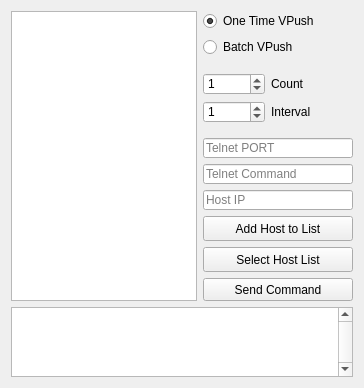
<?xml version="1.0" encoding="UTF-8"?>
<ui version="4.0">
 <class>AppMainWindow</class>
 <widget class="QMainWindow" name="AppMainWindow">
  <property name="geometry">
   <rect>
    <x>0</x>
    <y>0</y>
    <width>364</width>
    <height>388</height>
   </rect>
  </property>
  <property name="sizePolicy">
   <sizepolicy hsizetype="Expanding" vsizetype="Expanding">
    <horstretch>0</horstretch>
    <verstretch>0</verstretch>
   </sizepolicy>
  </property>
  <property name="minimumSize">
   <size>
    <width>364</width>
    <height>388</height>
   </size>
  </property>
  <property name="maximumSize">
   <size>
    <width>429</width>
    <height>474</height>
   </size>
  </property>
  <property name="windowTitle">
   <string>Telnet Asistant V1.1</string>
  </property>
  <widget class="QWidget" name="centralWidget">
   <property name="sizePolicy">
    <sizepolicy hsizetype="Expanding" vsizetype="Expanding">
     <horstretch>0</horstretch>
     <verstretch>0</verstretch>
    </sizepolicy>
   </property>
   <layout class="QVBoxLayout" name="verticalLayout_8">
    <item>
     <layout class="QVBoxLayout" name="verticalLayout_7">
      <item>
       <layout class="QHBoxLayout" name="horizontalLayout_4">
        <item>
         <layout class="QVBoxLayout" name="verticalLayout_6">
          <item>
           <widget class="QListView" name="LV_hostList">
            <property name="sizePolicy">
             <sizepolicy hsizetype="Expanding" vsizetype="Expanding">
              <horstretch>0</horstretch>
              <verstretch>0</verstretch>
             </sizepolicy>
            </property>
            <property name="minimumSize">
             <size>
              <width>100</width>
              <height>100</height>
             </size>
            </property>
            <property name="maximumSize">
             <size>
              <width>200</width>
              <height>360</height>
             </size>
            </property>
           </widget>
          </item>
         </layout>
        </item>
        <item>
         <layout class="QVBoxLayout" name="verticalLayout_4">
          <item>
           <layout class="QVBoxLayout" name="verticalLayout_3">
            <item>
             <widget class="QRadioButton" name="RB_oneTimeTel">
              <property name="sizePolicy">
               <sizepolicy hsizetype="Fixed" vsizetype="Fixed">
                <horstretch>0</horstretch>
                <verstretch>0</verstretch>
               </sizepolicy>
              </property>
              <property name="cursor">
               <cursorShape>PointingHandCursor</cursorShape>
              </property>
              <property name="text">
               <string>One Time VPush</string>
              </property>
              <property name="checked">
               <bool>true</bool>
              </property>
             </widget>
            </item>
            <item>
             <widget class="QRadioButton" name="RB_batchTelnet">
              <property name="sizePolicy">
               <sizepolicy hsizetype="Fixed" vsizetype="Fixed">
                <horstretch>0</horstretch>
                <verstretch>0</verstretch>
               </sizepolicy>
              </property>
              <property name="cursor">
               <cursorShape>PointingHandCursor</cursorShape>
              </property>
              <property name="text">
               <string>Batch VPush</string>
              </property>
             </widget>
            </item>
           </layout>
          </item>
          <item>
           <layout class="QVBoxLayout" name="verticalLayout">
            <item>
             <spacer name="verticalSpacer_2">
              <property name="orientation">
               <enum>Qt::Vertical</enum>
              </property>
              <property name="sizeHint" stdset="0">
               <size>
                <width>20</width>
                <height>40</height>
               </size>
              </property>
             </spacer>
            </item>
            <item>
             <layout class="QHBoxLayout" name="horizontalLayout">
              <item>
               <widget class="QSpinBox" name="SB_pollCount">
                <property name="sizePolicy">
                 <sizepolicy hsizetype="Expanding" vsizetype="Expanding">
                  <horstretch>0</horstretch>
                  <verstretch>0</verstretch>
                 </sizepolicy>
                </property>
                <property name="minimumSize">
                 <size>
                  <width>62</width>
                  <height>22</height>
                 </size>
                </property>
                <property name="maximumSize">
                 <size>
                  <width>62</width>
                  <height>23</height>
                 </size>
                </property>
                <property name="value">
                 <number>1</number>
                </property>
               </widget>
              </item>
              <item>
               <widget class="QLabel" name="label">
                <property name="sizePolicy">
                 <sizepolicy hsizetype="Expanding" vsizetype="Expanding">
                  <horstretch>0</horstretch>
                  <verstretch>0</verstretch>
                 </sizepolicy>
                </property>
                <property name="text">
                 <string>Count               </string>
                </property>
               </widget>
              </item>
             </layout>
            </item>
            <item>
             <layout class="QHBoxLayout" name="horizontalLayout_2">
              <item>
               <widget class="QSpinBox" name="SB_pollInterval">
                <property name="sizePolicy">
                 <sizepolicy hsizetype="Expanding" vsizetype="Expanding">
                  <horstretch>0</horstretch>
                  <verstretch>0</verstretch>
                 </sizepolicy>
                </property>
                <property name="minimumSize">
                 <size>
                  <width>62</width>
                  <height>22</height>
                 </size>
                </property>
                <property name="maximumSize">
                 <size>
                  <width>62</width>
                  <height>22</height>
                 </size>
                </property>
                <property name="value">
                 <number>1</number>
                </property>
               </widget>
              </item>
              <item>
               <widget class="QLabel" name="label_2">
                <property name="sizePolicy">
                 <sizepolicy hsizetype="Expanding" vsizetype="Expanding">
                  <horstretch>0</horstretch>
                  <verstretch>0</verstretch>
                 </sizepolicy>
                </property>
                <property name="text">
                 <string>Interval</string>
                </property>
               </widget>
              </item>
             </layout>
            </item>
           </layout>
          </item>
          <item>
           <spacer name="verticalSpacer">
            <property name="orientation">
             <enum>Qt::Vertical</enum>
            </property>
            <property name="sizeHint" stdset="0">
             <size>
              <width>20</width>
              <height>40</height>
             </size>
            </property>
           </spacer>
          </item>
          <item>
           <layout class="QVBoxLayout" name="verticalLayout_2">
            <item>
             <widget class="QLineEdit" name="TxB_telnetPort">
              <property name="sizePolicy">
               <sizepolicy hsizetype="Expanding" vsizetype="Expanding">
                <horstretch>0</horstretch>
                <verstretch>0</verstretch>
               </sizepolicy>
              </property>
              <property name="maximumSize">
               <size>
                <width>278</width>
                <height>20</height>
               </size>
              </property>
              <property name="placeholderText">
               <string>Telnet PORT</string>
              </property>
             </widget>
            </item>
            <item>
             <widget class="QLineEdit" name="TxB_telnetCommand">
              <property name="sizePolicy">
               <sizepolicy hsizetype="Expanding" vsizetype="Expanding">
                <horstretch>0</horstretch>
                <verstretch>0</verstretch>
               </sizepolicy>
              </property>
              <property name="maximumSize">
               <size>
                <width>278</width>
                <height>20</height>
               </size>
              </property>
              <property name="placeholderText">
               <string>Telnet Command</string>
              </property>
             </widget>
            </item>
            <item>
             <widget class="QLineEdit" name="TxB_addIPtoList">
              <property name="sizePolicy">
               <sizepolicy hsizetype="Expanding" vsizetype="Expanding">
                <horstretch>0</horstretch>
                <verstretch>0</verstretch>
               </sizepolicy>
              </property>
              <property name="minimumSize">
               <size>
                <width>110</width>
                <height>20</height>
               </size>
              </property>
              <property name="maximumSize">
               <size>
                <width>300</width>
                <height>20</height>
               </size>
              </property>
              <property name="placeholderText">
               <string>Host IP</string>
              </property>
             </widget>
            </item>
           </layout>
          </item>
          <item>
           <widget class="QPushButton" name="BT_addItemToList">
            <property name="sizePolicy">
             <sizepolicy hsizetype="Expanding" vsizetype="Expanding">
              <horstretch>0</horstretch>
              <verstretch>0</verstretch>
             </sizepolicy>
            </property>
            <property name="minimumSize">
             <size>
              <width>145</width>
              <height>25</height>
             </size>
            </property>
            <property name="maximumSize">
             <size>
              <width>300</width>
              <height>25</height>
             </size>
            </property>
            <property name="text">
             <string>Add Host to List</string>
            </property>
           </widget>
          </item>
          <item>
           <widget class="QPushButton" name="BT_openFile">
            <property name="enabled">
             <bool>true</bool>
            </property>
            <property name="sizePolicy">
             <sizepolicy hsizetype="Expanding" vsizetype="Expanding">
              <horstretch>0</horstretch>
              <verstretch>0</verstretch>
             </sizepolicy>
            </property>
            <property name="minimumSize">
             <size>
              <width>145</width>
              <height>25</height>
             </size>
            </property>
            <property name="maximumSize">
             <size>
              <width>300</width>
              <height>25</height>
             </size>
            </property>
            <property name="text">
             <string>Select Host List</string>
            </property>
           </widget>
          </item>
          <item>
           <widget class="QPushButton" name="BT_cmdSend">
            <property name="enabled">
             <bool>true</bool>
            </property>
            <property name="sizePolicy">
             <sizepolicy hsizetype="Expanding" vsizetype="Expanding">
              <horstretch>0</horstretch>
              <verstretch>0</verstretch>
             </sizepolicy>
            </property>
            <property name="minimumSize">
             <size>
              <width>146</width>
              <height>23</height>
             </size>
            </property>
            <property name="maximumSize">
             <size>
              <width>280</width>
              <height>23</height>
             </size>
            </property>
            <property name="text">
             <string>Send Command</string>
            </property>
           </widget>
          </item>
         </layout>
        </item>
       </layout>
      </item>
      <item>
       <widget class="QListView" name="LV_logLines">
        <property name="maximumSize">
         <size>
          <width>600</width>
          <height>100</height>
         </size>
        </property>
        <property name="whatsThis">
         <string>&lt;html&gt;&lt;head/&gt;&lt;body&gt;&lt;p&gt;This is Shit&lt;/p&gt;&lt;/body&gt;&lt;/html&gt;</string>
        </property>
        <property name="verticalScrollBarPolicy">
         <enum>Qt::ScrollBarAlwaysOn</enum>
        </property>
       </widget>
      </item>
     </layout>
    </item>
   </layout>
  </widget>
 </widget>
 <layoutdefault spacing="6" margin="11"/>
 <resources/>
 <connections/>
</ui>
